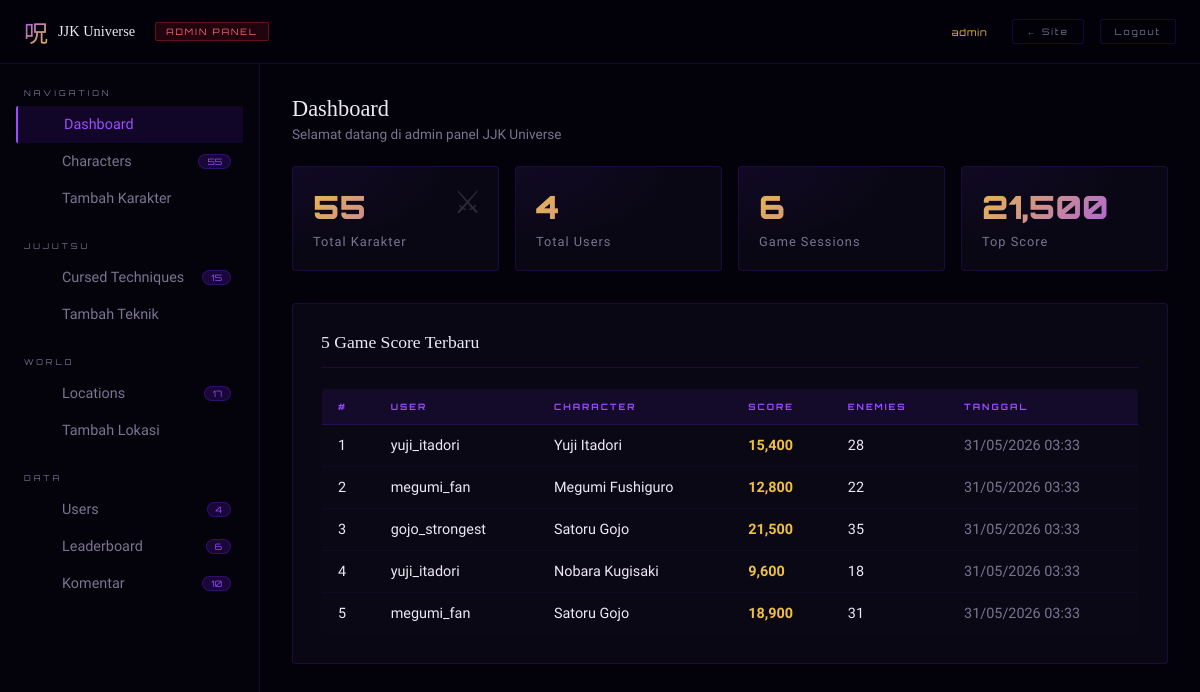
Page /admin/dashboard.php (signed in) on the committed database.
### tables this page shows
CREATE TABLE IF NOT EXISTS game_scores (
    id               INT   AUTO_INCREMENT PRIMARY KEY,
    user_id          INT   NOT NULL,
    character_used   VARCHAR(100),
    score            INT   DEFAULT 0,
    enemies_defeated INT   DEFAULT 0,
    played_at        TIMESTAMP DEFAULT CURRENT_TIMESTAMP,
    FOREIGN KEY (user_id) REFERENCES users(id) ON DELETE CASCADE
);

CREATE TABLE IF NOT EXISTS users (
    id          INT           AUTO_INCREMENT PRIMARY KEY,
    username    VARCHAR(50)   NOT NULL UNIQUE,
    email       VARCHAR(100)  NOT NULL UNIQUE,
    password    VARCHAR(255)  NOT NULL,
    role        ENUM('admin','user') DEFAULT 'user',
    avatar      VARCHAR(255)  DEFAULT NULL,
    created_at  TIMESTAMP     DEFAULT CURRENT_TIMESTAMP
);

### includes/config.php (called while the page is built, shortened)
<?php
function getDB() {
    static $conn = null;
    if ($conn === null) {
        $conn = new mysqli(DB_HOST, DB_USER, DB_PASS, DB_NAME);
        $conn->set_charset('utf8mb4');
    }
    return $conn;
}
function getAllCharacters($limit = null, $search = '') {
    $db = getDB();
    $sql = "SELECT * FROM characters";
    $sql .= " ORDER BY attack_power DESC";
    $stmt = $db->prepare($sql);
    $stmt->execute();
    return $stmt->get_result()->fetch_all(MYSQLI_ASSOC);
}
function getAllTechniques($limit = null, $search = '', $type = '') {
    $db = getDB();
    $sql = "SELECT * FROM cursed_techniques WHERE 1=1";
    $sql .= " ORDER BY power_level DESC";
    $stmt = $db->prepare($sql);
    $stmt->execute();
    return $stmt->get_result()->fetch_all(MYSQLI_ASSOC);
}
function getAllLocations($limit = null, $search = '', $type = '') {
    $db = getDB();
    $sql = "SELECT * FROM world_locations WHERE 1=1";
    $sql .= " ORDER BY significance_level DESC";
    $stmt = $db->prepare($sql);
    $stmt->execute();
    return $stmt->get_result()->fetch_all(MYSQLI_ASSOC);
}
?><?php

### admin/dashboard.php (the view, shortened to what this page needs)
<?php
require_once '../includes/config.php';
$characters = getAllCharacters();
$techniques  = getAllTechniques();
$locations   = getAllLocations();
$db = getDB();
$userCount    = $db->query("SELECT COUNT(*) FROM users")->fetch_row()[0];
$commentCount = $db->query("SELECT COUNT(*) FROM comments")->fetch_row()[0];
$scoreCount   = $db->query("SELECT COUNT(*) FROM game_scores")->fetch_row()[0];
$topScore     = $db->query("SELECT MAX(score) FROM game_scores")->fetch_row()[0] ?? 0;
$techCount    = count($techniques);
$locCount     = count($locations);
?>
<!DOCTYPE html>
<html lang="id">
<head>
</head>
<body>
<div class="topbar">
    <a href="../index.php" class="topbar-logo">
        <span class="tl-sym">呪</span>
        <span class="tl-text">JJK Universe</span>
    </a>
    <div class="topbar-badge">ADMIN PANEL</div>
    <span class="topbar-user"> <?= htmlspecialchars($_SESSION['username'] ?? '') ?></span>
    <a href="../index.php" class="btn-topbar">← Site</a>
    <a href="../pages/logout.php" class="btn-topbar">Logout</a>
</div>
<div class="layout">
    <div class="sidebar">
        <div class="sidebar-section">
            <span class="sidebar-label">Navigation</span>
            <button class="sidebar-item active" id="nav-dashboard" onclick="showPanel('dashboard')">
                <span class="sidebar-icon"></span> Dashboard
            </button>
            <button class="sidebar-item" id="nav-characters" onclick="showPanel('characters')">
                <span class="sidebar-icon"></span> Characters
                <span class="sidebar-count"><?= count($characters) ?></span>
            </button>
            <button class="sidebar-item" id="nav-add-char" onclick="showPanel('add-char')">
                <span class="sidebar-icon"></span> Tambah Karakter
            </button>
        </div>
        <div class="sidebar-section">
            <span class="sidebar-label">Jujutsu</span>
            <button class="sidebar-item" id="nav-techniques" onclick="showPanel('techniques')">
                <span class="sidebar-icon"></span> Cursed Techniques
                <span class="sidebar-count"><?= $techCount ?></span>
            </button>
            <button class="sidebar-item" id="nav-add-tech" onclick="showPanel('add-tech')">
                <span class="sidebar-icon"></span> Tambah Teknik
            </button>
        </div>
        <div class="sidebar-section">
            <span class="sidebar-label">World</span>
            <button class="sidebar-item" id="nav-locations" onclick="showPanel('locations')">
                <span class="sidebar-icon"></span> Locations
                <span class="sidebar-count"><?= $locCount ?></span>
            </button>
            <button class="sidebar-item" id="nav-add-loc" onclick="showPanel('add-loc')">
                <span class="sidebar-icon"></span> Tambah Lokasi
            </button>
        </div>
        <div class="sidebar-section">
            <span class="sidebar-label">Data</span>
            <button class="sidebar-item" id="nav-users" onclick="showPanel('users')">
                <span class="sidebar-icon"></span> Users
                <span class="sidebar-count"><?= $userCount ?></span>
            </button>
            <button class="sidebar-item" id="nav-scores" onclick="showPanel('scores')">
                <span class="sidebar-icon"></span> Leaderboard
                <span class="sidebar-count"><?= $scoreCount ?></span>
            </button>
            <button class="sidebar-item" id="nav-comments" onclick="showPanel('comments')">
                <span class="sidebar-icon"></span> Komentar
                <span class="sidebar-count"><?= $commentCount ?></span>
            </button>
        </div>
    </div>
    <div class="main-area">
        <div class="panel active" id="panel-dashboard">
            <div class="page-header">
                <div>
                    <div class="page-title">Dashboard</div>
                    <div class="page-sub">Selamat datang di admin panel JJK Universe</div>
                </div>
            </div>
            <div class="stats-grid">
                <div class="stat-card">
                    <span class="stat-icon">⚔</span>
                    <span class="stat-num"><?= count($characters) ?></span>
                    <span class="stat-label">Total Karakter</span>
                </div>
                <div class="stat-card">
                    <span class="stat-num"><?= $userCount ?></span>
                    <span class="stat-label">Total Users</span>
                </div>
                <div class="stat-card">
                    <span class="stat-num"><?= $scoreCount ?></span>
                    <span class="stat-label">Game Sessions</span>
                </div>
                <div class="stat-card">
                    <span class="stat-num"><?= number_format($topScore) ?></span>
                    <span class="stat-label">Top Score</span>
                </div>
            </div>
            <div class="form-card">
                <div class="form-card-title"> 5 Game Score Terbaru</div>
                <?php
                $recent = $db->query("SELECT gs.*, u.username FROM game_scores gs JOIN users u ON gs.user_id = u.id ORDER BY gs.played_at DESC LIMIT 5")->fetch_all(MYSQLI_ASSOC);
                ?>
                <table class="data-table">
                    <thead><tr><th>#</th><th>User</th><th>Character</th><th>Score</th><th>Enemies</th><th>Tanggal</th></tr></thead>
                    <tbody>
                    <?php foreach ($recent as $i => $r): ?>
                    <tr>
                        <td><?= $i+1 ?></td>
                        <td><?= htmlspecialchars($r['username']) ?></td>
                        <td><?= htmlspecialchars($r['character_used']??'-') ?></td>
                        <td><strong style="color:var(--gold)"><?= number_format($r['score']) ?></strong></td>
                        <td><?= $r['enemies_defeated'] ?></td>
                        <td style="color:var(--text-muted)"><?= date('d/m/Y H:i', strtotime($r['played_at'])) ?></td>
                    </tr>
                    <?php endforeach; ?>
                    </tbody>
                </table>
            </div>
        </div>
    </div>
</div>
</body>
</html>

### rows in the picture
game_scores: user.username "yuji_itadori", character_used "Yuji Itadori", score "15,400", enemies_defeated "28", played_at "31/05/2026 03:33"
game_scores: user.username "megumi_fan", character_used "Megumi Fushiguro", score "12,800", enemies_defeated "22", played_at "31/05/2026 03:33"
game_scores: user.username "gojo_strongest", character_used "Satoru Gojo", score "21,500", enemies_defeated "35", played_at "31/05/2026 03:33"
game_scores: user.username "yuji_itadori", character_used "Nobara Kugisaki", score "9,600", enemies_defeated "18", played_at "31/05/2026 03:33"
game_scores: user.username "megumi_fan", character_used "Satoru Gojo", score "18,900", enemies_defeated "31", played_at "31/05/2026 03:33"

### other values in the picture
$_SESSION['username'] "admin"
count($characters) "55"
$techCount "15"
$locCount "17"
$userCount "4"
$scoreCount "6"
$commentCount "10"
$topScore "21,500"
